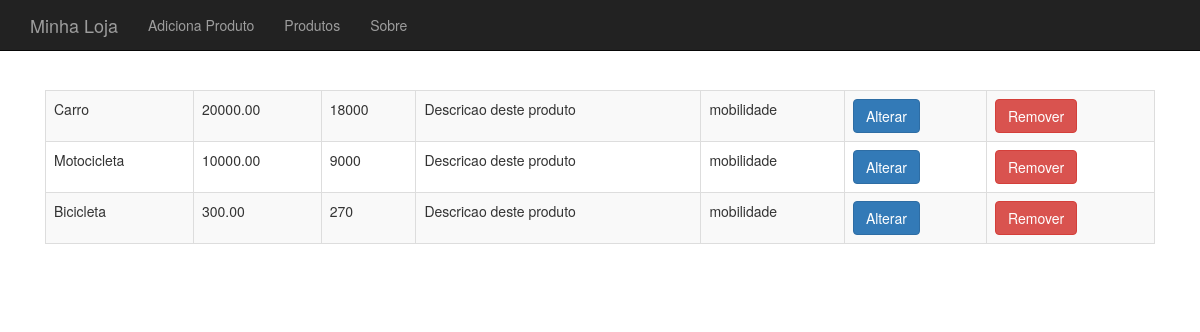
The app's page /produto-lista.php with its own data.
### tables this page shows
CREATE TABLE `produtos` (
  `id` int(11) NOT NULL AUTO_INCREMENT,
  `nome` varchar(255) DEFAULT NULL,
  `preco` decimal(10,2) DEFAULT NULL,
  `descricao` text,
  `categoria_id` int(11) DEFAULT NULL,
  `usado` tinyint(1) DEFAULT '0',
  PRIMARY KEY (`id`)
);

CREATE TABLE `categorias` (
  `id` int(11) NOT NULL AUTO_INCREMENT,
  `nome` varchar(255) DEFAULT NULL,
  PRIMARY KEY (`id`)
);

### banco-produto.php (called while the page is built, shortened)
<?php
require_once 'produto.php';
require_once 'categoria.php';
function listaProdutos($conexao) {
    $produtos = array();
    $resultado = mysqli_query($conexao, "select p.*, c.nome as
                                categoria_nome from produtos as p join categorias as c on
                                p.categoria_id = c.id");
    while($array = mysqli_fetch_assoc($resultado)) {
        $produto = new Produto();
        $produto->setId($array['id']);
        $produto->setNome($array['nome']);
        $produto->setDescricao($array['descricao']);
        $produto->setPreco($array['preco']);
        $categoria = new Categoria();
        $categoria->setId($array['categoria_id']);
        $categoria->setNome($array['categoria_nome']);
        $produto->setCategoria($categoria);
        $produto->setUsado($array['usado']);
        array_push($produtos, $produto);
    }
    return $produtos;
}

### produto.php (called while the page is built, shortened)
<?php
class Produto
{
    private $id;
    private $nome;
    private $preco;
    private $descricao;
    private $categoria;
    function getId()
    {
        return $this->id;
    }
    function setId($id)
    {
        $this->id = $id;
    }
    function getNome()
    {
        return $this->nome;
    }
    function setNome($nome)
    {
        $this->nome = $nome;
    }
    function getPreco()
    {
        return $this->preco;
    }
    function setPreco($preco)
    {
        $this->preco = $preco;
    }
    function getDescricao()
    {
        return $this->descricao;
    }
    function setDescricao($descricao)
    {
        $this->descricao = $descricao;
    }
    function getCategoria()
    {
        return $this->categoria;
    }
    function setCategoria($categoria)
    {
        $this->categoria = $categoria;
    }
    function subtraiDesconto($valor)
    {
        if ($valor > 0 && $valor < 1) {
            $this->preco -= $this->preco * $valor;
            return $this->preco;
        }
    }
}

### categoria.php (called while the page is built, shortened)
<?php
class Categoria
{
    private $nome;
    function setNome($nome)
    {
        $this->nome = $nome;
    }
    function getNome()
    {
        return $this->nome;
    }
}

### produto-lista.php (the view, shortened to what this page needs)
<?php require_once 'cabecalho.php' ?>
<?php require_once 'conecta.php' ?>
<?php require_once 'banco-produto.php' ?>
<?php
    $produtos = listaProdutos($conexao);
?>
<table class="table table-striped table-bordered">
<?php
    foreach($produtos as $produto) :
?>
    <tr>
        <td><?= $produto->getNome() ?></td>
        <td><?= $produto->getPreco() ?></td>
        <td><?= $produto->subtraiDesconto(0.1) ?></td>
        <td><?= substr($produto->getDescricao(), 0, 40) ?></td>
        <td><?= $produto->getCategoria()->getNome() ?></td>
        <td>
            <a href="produto-formulario.php?id=<?=$produto->getId() ?>" class="btn btn-primary" >Alterar</a>
        </td>
        <td>
            <form action="remove-produto.php" method="post">
                <button class="btn btn-danger">Remover</button>
            </form>
        </td>
    </tr>
<?php
    endforeach
?>
</table>
<?php require_once 'rodape.php' ?>

### cabecalho.php (shortened to what this page needs)
<!DOCTYPE html>
<html>
    <head>
        <link rel="stylesheet" href="css/bootstrap.css">
        <link rel="stylesheet" href="css/loja.css">
    </head>
    <body>
        <div class="navbar navbar-inverse navbar-fixed-top">
            <div class="container">
                <div class="navbar-header">
                    <a href="index.php" class="navbar-brand">Minha Loja</a>
                </div>
                <div>
                    <ul class="nav navbar-nav">
                        <li>
                            <a href="produto-formulario.php">Adiciona Produto</a>
                        </li>
                        <li>
                            <a href="produto-lista.php">Produtos</a>
                        </li>
                        <li>
                            <a href="sobre.php">Sobre</a>
                        </li>
                    </ul>
                </div>
            </div>
        </div>
        <main class="container">
            <article class="principal">

### rodape.php
            </article>
        </main>
    </body>
</html>

### css/loja.css (style rules this page uses)
body { padding-top: 50px; }
.principal { padding: 40px 15px; }

### records on screen
produtos: nome "Carro", preco "20000.00", subtraiDesconto "18000", descricao "Descricao deste produto", categoria.nome "mobilidade"
produtos: nome "Motocicleta", preco "10000.00", subtraiDesconto "9000", descricao "Descricao deste produto", categoria.nome "mobilidade"
produtos: nome "Bicicleta", preco "300.00", subtraiDesconto "270", descricao "Descricao deste produto", categoria.nome "mobilidade"
